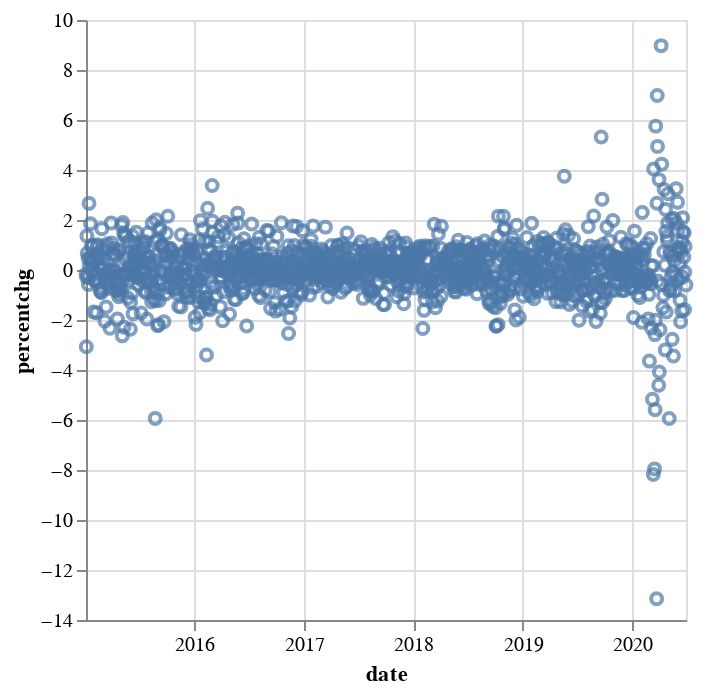

Notebook code for this chart:
### Code cell
alt.Chart(altdata_closepercentchg10).mark_point().encode(
    x='date',
    y='percentchg'
)

### Figure 1 — Vega-Lite specification as saved in the notebook (floating-point values rounded to 4 significant figures; data arrays with more than 128 entries replaced by an {"elided": "..."} marker saying what was removed)
{"config": {"view": {"continuousWidth": 300, "continuousHeight": 300}}, "data": {"name": "data-d35ee4b728a214c525a55cca516d9735"}, "mark": {"type": "point"}, "encoding": {"x": {"field": "date", "type": "temporal"}, "y": {"field": "percentchg", "type": "quantitative"}}, "$schema": "https://vega.github.io/schema/vega-lite/v5.16.3.json", "datasets": {"data-d35ee4b728a214c525a55cca516d9735": {"elided": "1344 records"}}}
